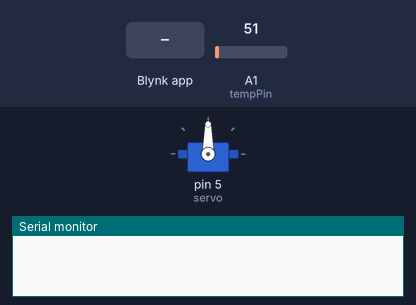
A sketch run on a simulated Arduino Uno, built with avr-gcc and run on an emulated ATmega328P. Shown: servo, the last lines printed to the serial monitor. Inputs (shaded band) come from the test bench; at power-on: A1 (tempPin) = 51. WiFi joins after 1.5 s; servers stay silent unless stated.

Above: at 3.2 s.
3.3 s: Blynk app writes 1 to V9
At 4.3 s:
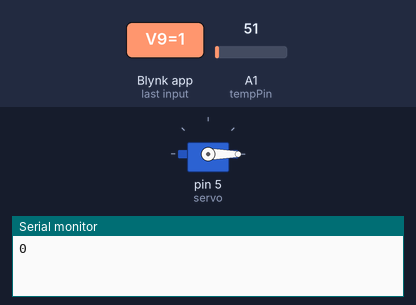
4.8 s: Blynk app writes 200 to V9
At 5.4 s:
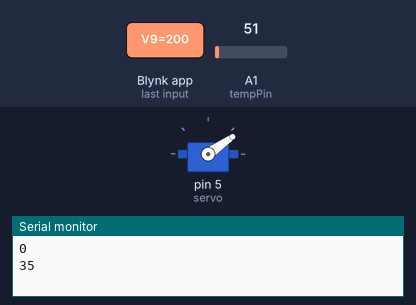
6.3 s: Blynk app writes 0 to V9
At 6.6 s:
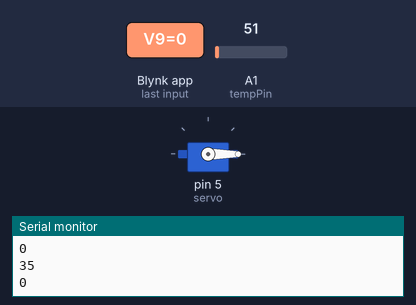
Timing chart, 0 to 9.3 s (numbered marks = the images above; inputs shaded):
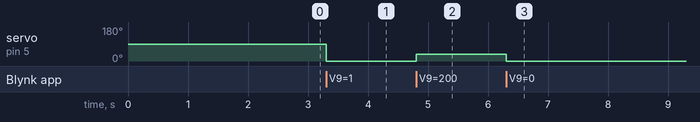

Measured:
- after the input at 3.3 s, servo on pin 5 (servo): 90° → 0° at once
- after the input at 4.8 s, servo on pin 5 (servo): 0° → 35° at once
- after the input at 6.3 s, servo on pin 5 (servo): 35° → 0° at once

The sketch:

Smart_stove.ino
```cpp
//#define BLYNK_DEBUG
#define BLYNK_PRINT Serial
#include <ESP8266_SoftSer.h>
#include <BlynkSimpleShieldEsp8266_SoftSer.h>

// Set ESP8266 Serial object
#include <SoftwareSerial.h>
#include <Servo.h>
SoftwareSerial EspSerial(2, 3); // RX, TX

ESP8266 wifi(EspSerial);
int x,y=LOW;
int tempPin = 1;
int valtemp;

char auth[] = "f3968d870947491882da229f12fe3941";
Servo servo;

void setup()
{

  Serial.begin(9600);
  delay(10);

  EspSerial.begin(9600);
  delay(100);

  Blynk.begin(auth, wifi, "Preshy", "preshy@1");
  delay(100);
  servo.attach(5);
}

  BLYNK_WRITE(V9)
{
  x=param.asInt();
   int val;
 val =map( x,0,1023,0,180);
  servo.write(val);
  Serial.println(val);
  delay(10);

}


void loop()
{

  blynk_run();

  blynk_lm35();
}


void blynk_run()

{ Blynk.run();
}

void blynk_lm35()
{
  valtemp = analogRead(tempPin);
float mv = ( valtemp/1024.0)*5000;
float cel = mv/10;

Blynk.virtualWrite(V5,cel);


}
```
